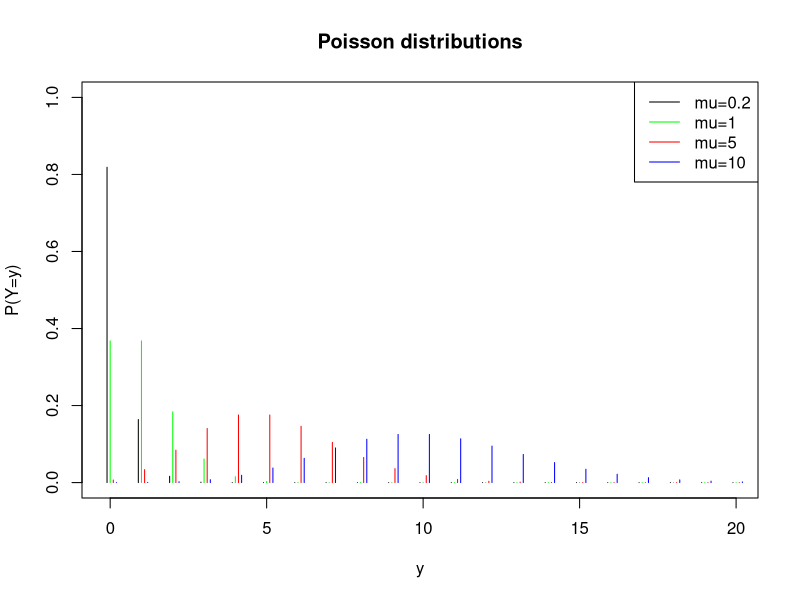
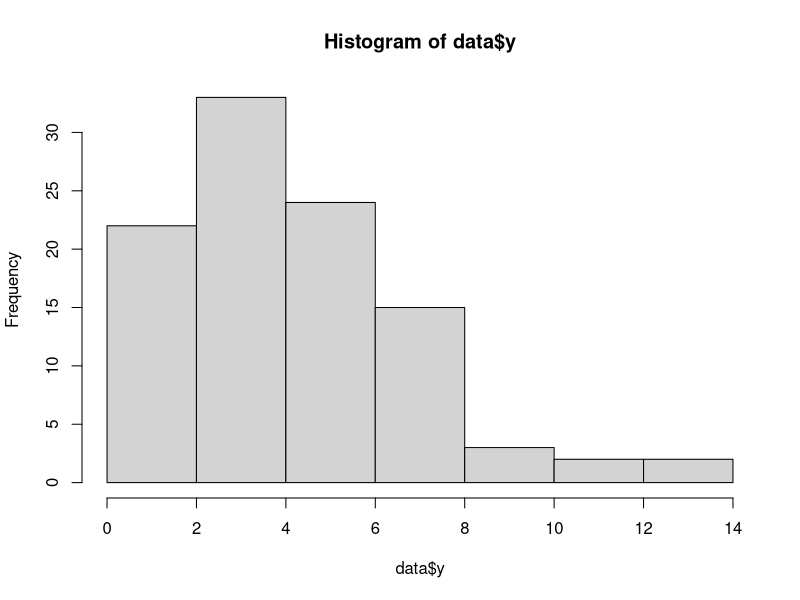
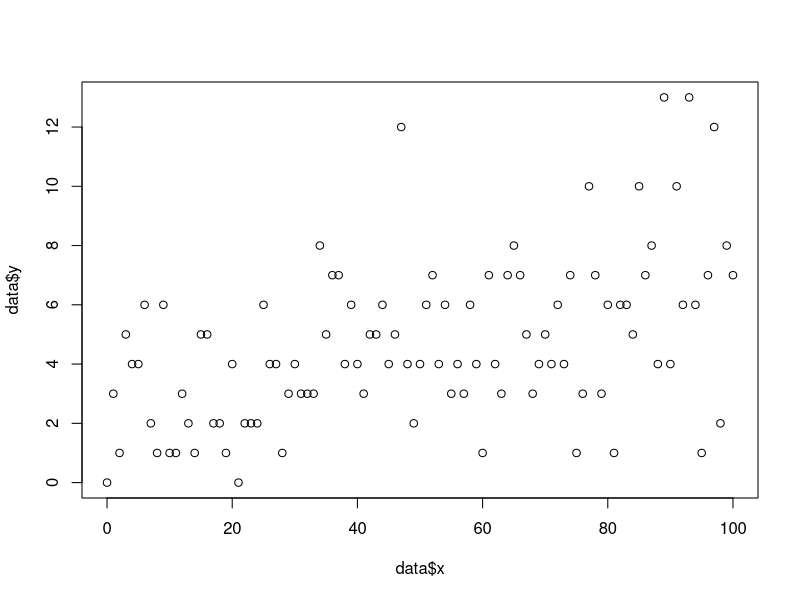
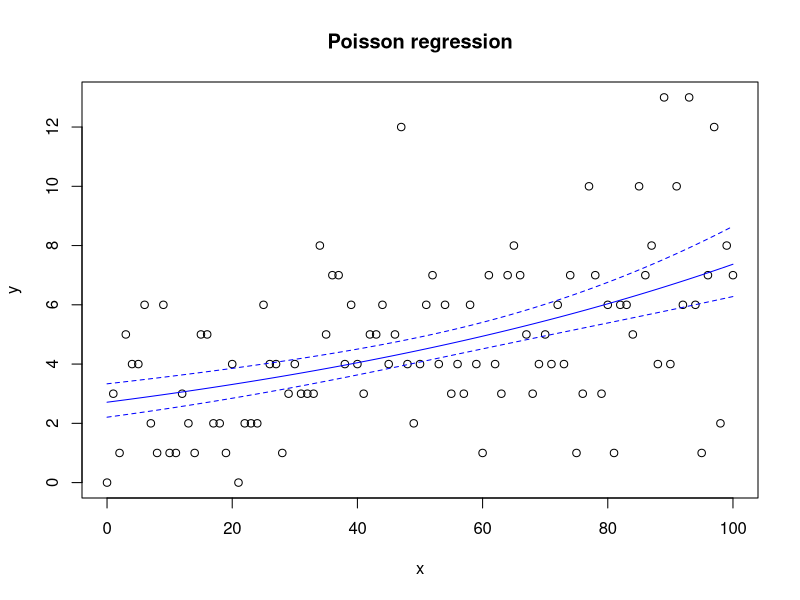
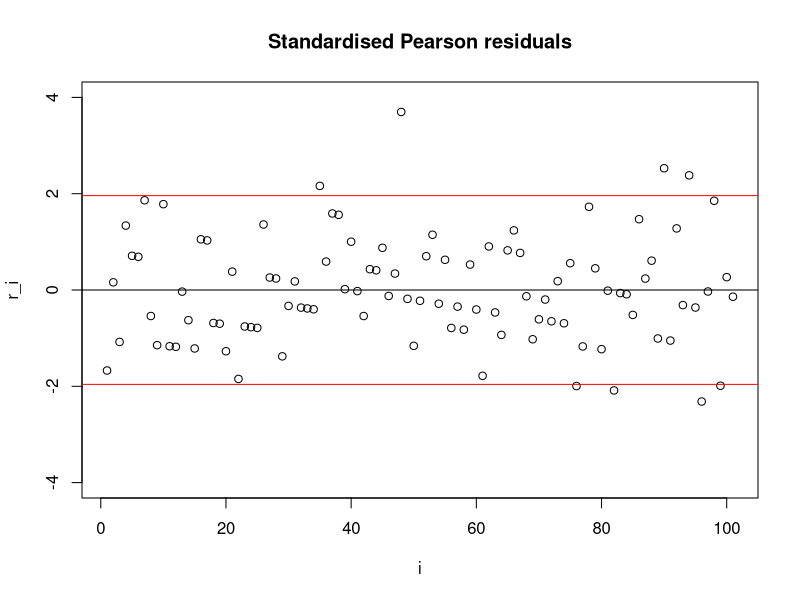
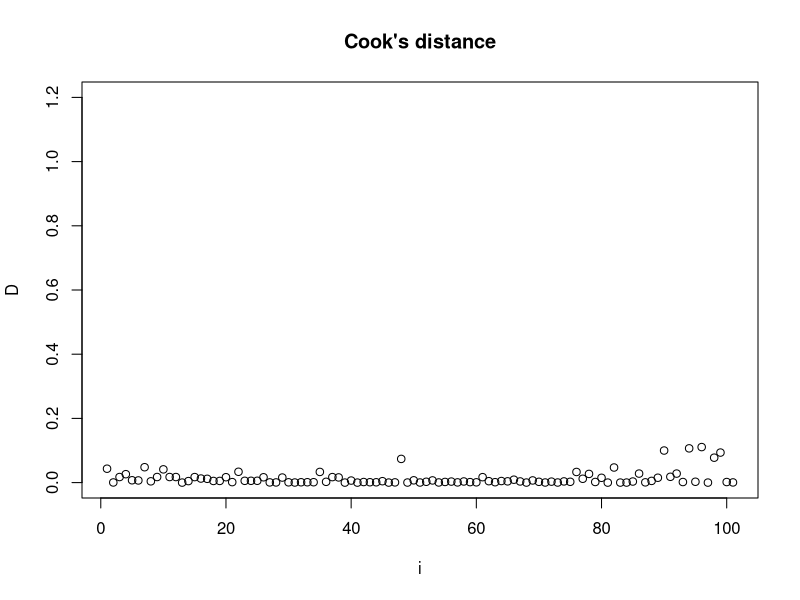
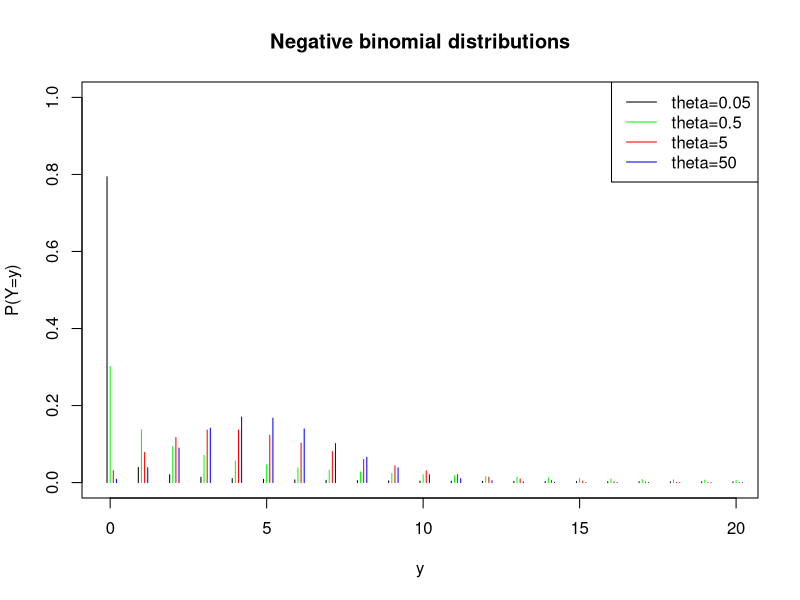
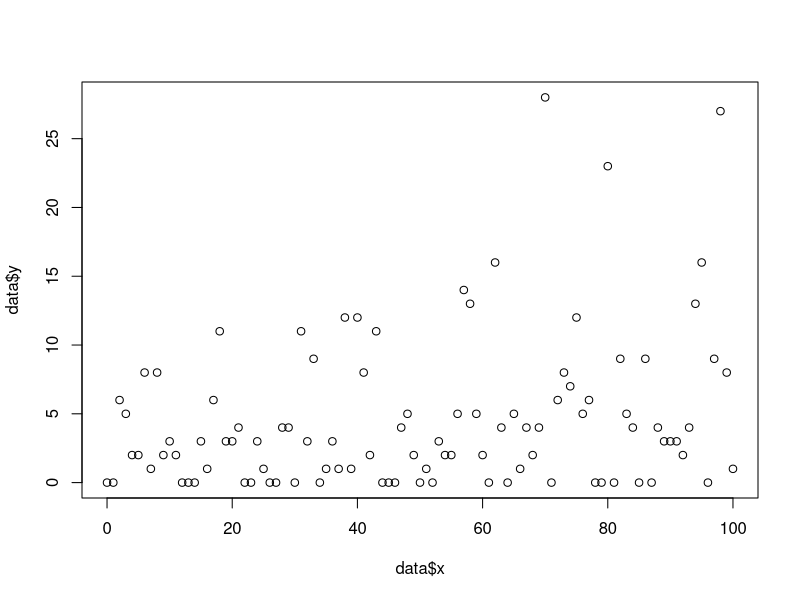

Recreate these plots in R, in order.
## R-code for lecture 10:

## Plot some Poisson-distributions:
y<-seq(0,20,1)
Py02<-dpois(y,.2)  # Poisson distribution with mean 0.2
Py1<-dpois(y,1)    # Poisson distribution with mean 1
Py5<-dpois(y,5)    # Poisson distribution with mean 5
Py10<-dpois(y,10)  # Poisson distribution with mean 10
# notice for graphical reasons I subtract a small quantity 0.1 before plotting (so lines for different plots do not overwrite the previous ones)
plot(y-.1,Py02,type="h",ylim=c(0,1),xlab="y",ylab="P(Y=y)",
     main="Poisson distributions")
lines(y,Py1,type="h",col="green")
lines(y+.1,Py5,type="h",col="red") # here add a small quantity before plotting only to make lines distinguishable
lines(y+.2,Py10,type="h",col="blue") # here add a small quantity before plotting
legend("topright",c("mu=0.2","mu=1","mu=5","mu=10"),
       lty=c(1,1,1,1),col=c("black","green","red","blue"))

######## Poisson-regression ##################################
##############################################################

data <- read.table('f10.txt',header=T)
attach(data)
hist(data$y)
plot(data$x,data$y)

# Fit a poisson regression
model<-glm(y ~ x, family="poisson",data=data)

# Test for over/under-dispersion
library(AER)
dispersiontest(model,alternative="two.sided") # <-- ok, we fail to reject H0:mean=variance

sum<-summary(model)
sum
sum$cov.unscaled  # gives covariance matrix for parameters

# standard errors
se_b0 = sqrt(sum$cov.unscaled[1,1]) # SE for beta0
se_b1 = sqrt(sum$cov.unscaled[2,2]) # SE for beta1

# compute 95% CI for parameters
model$coefficients[1]+c(1,-1)*qnorm(0.025)*se_b0  # CI for beta0
model$coefficients[2]+c(1,-1)*qnorm(0.025)*se_b1  # CI for beta1
# compare with 
confint.default(model)

# Calculate estimate of the linear predictor, ln mu_i = X_i*b, with S.E.(X_i*b):
xb_hat<-predict(model,se.fit=T)

# Calculate the estimated mu_i:
mu_hat<-predict(model,type="response")
# same as mu_hat<-exp(xb_hat$fit)

# Calculate 95% confidence interval for linear predictor X_i*b:
cixb_lo<-xb_hat$fit-1.96*xb_hat$se.fit
cixb_hi<-xb_hat$fit+1.96*xb_hat$se.fit

# ... and transform into interval for mu_i:
cimu_lo<-exp(cixb_lo)
cimu_hi<-exp(cixb_hi)

# Plot data and estimates + conf.int.:
plot(data$x,data$y,xlab="x",ylab="y",main="Poisson regression")
lines(data$x,mu_hat,col="blue")
lines(data$x,cimu_lo,col="blue",lty=2)
lines(data$x,cimu_hi,col="blue",lty=2)

# Influence measures:
infl<-influence(model)
d<-cooks.distance(model)

# Pearsons residuals
r_pear <- infl$pear.res

## standardized Pearson residuals:
r_std<-r_pear/sqrt(1-infl$hat)
plot(r_std,xlab="i",ylab="r_i",ylim=c(-4,4),main="Standardised Pearson residuals")
z<-qnorm(0.05/2)
abline(h=0)
abline(h=-z,col="red")
abline(h=z,col="red")

# Cook's distance:
plot(d,ylim=c(0,1.2),xlab="i",ylab="D",main="Cook's distance")



## Negative binomial regression ##############################
##############################################################

## Plot some:
y<-seq(0,20,1)
Py1<-dnbinom(y,mu=5,size=5)
Py2<-dnbinom(y,mu=5,size=50)
Py3<-dnbinom(y,mu=5,size=0.5)
Py4<-dnbinom(y,mu=5,size=0.05)
plot(y-.1,Py4,type="h",ylim=c(0,1),xlab="y",ylab="P(Y=y)",
     main="Negative binomial distributions")
lines(y,Py3,type="h",col="green")
lines(y+.1,Py1,type="h",col="red")
lines(y+.2,Py2,type="h",col="blue")
legend("topright",c("theta=0.05","theta=0.5","theta=5","theta=50"),
       lty=c(1,1,1,1),col=c("black","green","red","blue"))

## Read the data and fit the model:
data<-read.table('f10b.txt',header=T)
plot(data$x,data$y)  # data seem more dispersed than Poisson data

library(AER)
# POisson
model.pois<-glm(y ~ x, family="poisson",data=data)
dispersiontest(model.pois,alternative = "two.sided") # as expected, we have overdispersion. Use NB instead if Poisson

# Needs R library for the glm.nb-commands:
library(MASS) # MASS = Modern Applied Statistics with S ("S" was the father of "R"...)
# Negative binomial
model.nb<-glm.nb(y ~ x, data=data)
model.nb
sum<-summary(model.nb)
sum
# Notice the additional parameter THETA at the bottom of the summary output. This is the parameter that enlarges the variance
# in a negative-binomial distribution (compared to Poisson)

mu_hat<-predict(model.nb,type="response")
xb_hat<-predict(model.nb,se.fit=T)

cixb_lo<-xb_hat$fit-1.96*xb_hat$se.fit
cixb_hi<-xb_hat$fit+1.96*xb_hat$se.fit
cimu_lo<-exp(cixb_lo)
cimu_hi<-exp(cixb_hi)

plot(data$x,data$y,xlab="x",ylab="y",main="Negative binomial regression")
lines(data$x,mu_hat,col="blue")
lines(data$x,cimu_lo,col="blue",lty=2)
lines(data$x,cimu_hi,col="blue",lty=2)

## Compare with a poisson model
model.pois<-glm(y ~ x, family="poisson",data=data)
mupois_hat<-predict(model.pois,type="response")
xbpois_hat<-predict(model.pois,se.fit=T)
plot(data$x,data$y,xlab="x",ylab="y",main="Poisson regression")
lines(data$x,mupois_hat,col="red")
ci_xbpois_lo<-xbpois_hat$fit-1.96*xbpois_hat$se.fit
ci_xbpois_hi<-xbpois_hat$fit+1.96*xbpois_hat$se.fit
ci_mupois_lo<-exp(ci_xbpois_lo)
ci_mupois_hi<-exp(ci_xbpois_hi)
lines(data$x,ci_mupois_lo,col="blue",lty=2)
lines(data$x,ci_mupois_hi,col="blue",lty=2)

AIC(model.nb) # recall NB has 1 more parameter compared to POisson
AIC(model.pois)

# Likelihood ratio test = difference between deviances
-2*(logLik(model.pois)[1]-logLik(model.nb)[1])  # 259.29
# notice I did NOT use "anova" as anova tests two models having observations following the same distribution,
# but this is not our case, as we are comparing models were data are assumed to belong once
# to a POisson distribution (model.pois) and another time to a NB distrib. (model.nb)
# Hence anova() breaks down, and I compute the deviances difference "by hand"

qchisq(1-0.05,1) # 3.84 < 259 
# Difference between deviances is large: I reject the simple Poisson model at 0.05 significance

## Poisson gives a very similar mu as Negative Binomial regression, but the fit does not account for increasing variability for increasing x.
## We need that theta.
